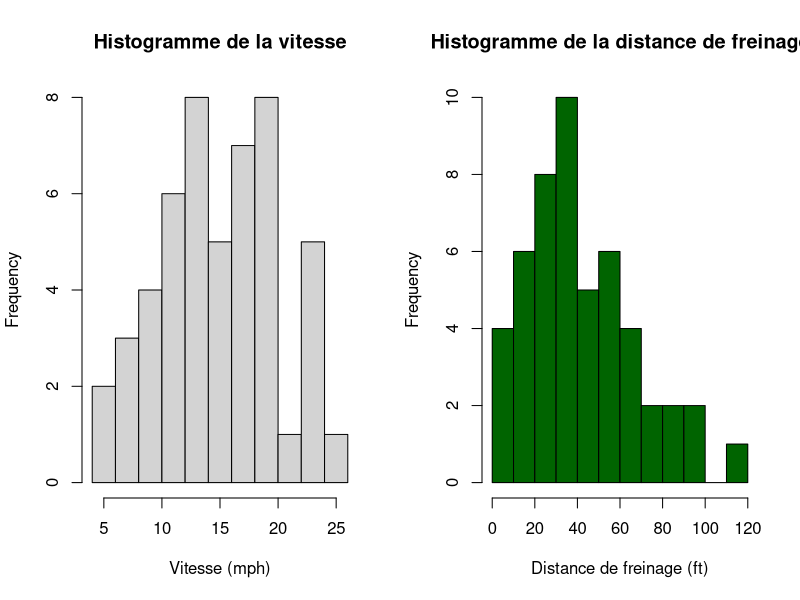
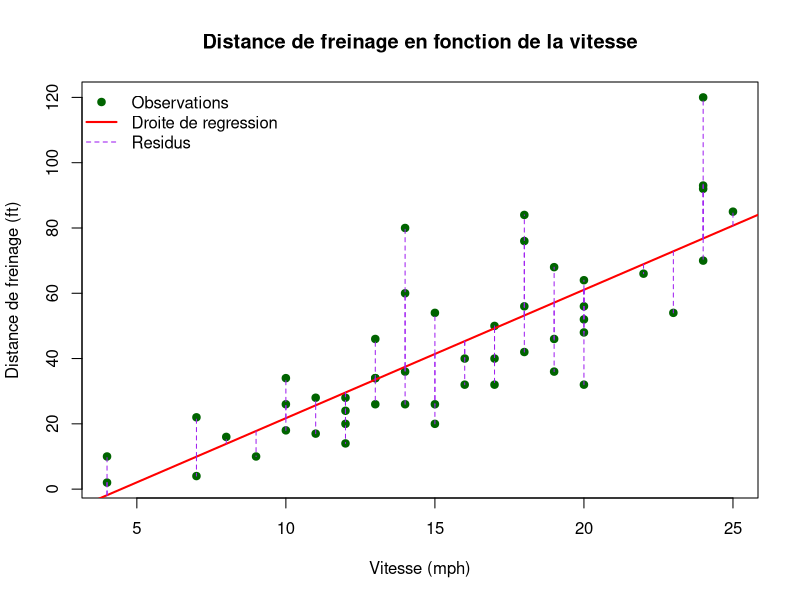
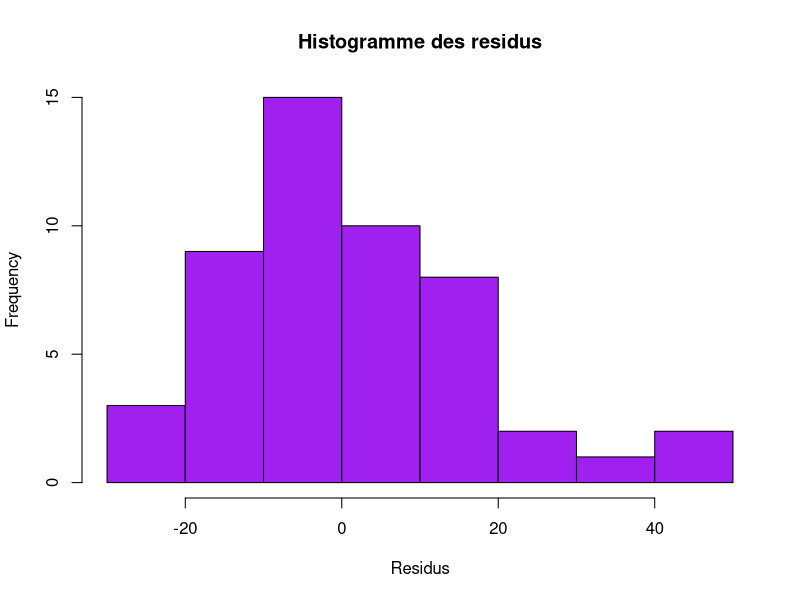
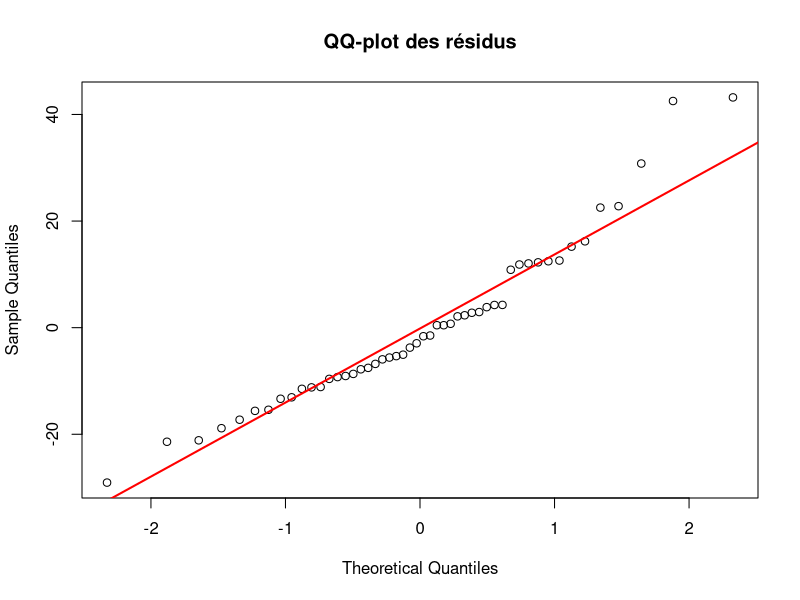
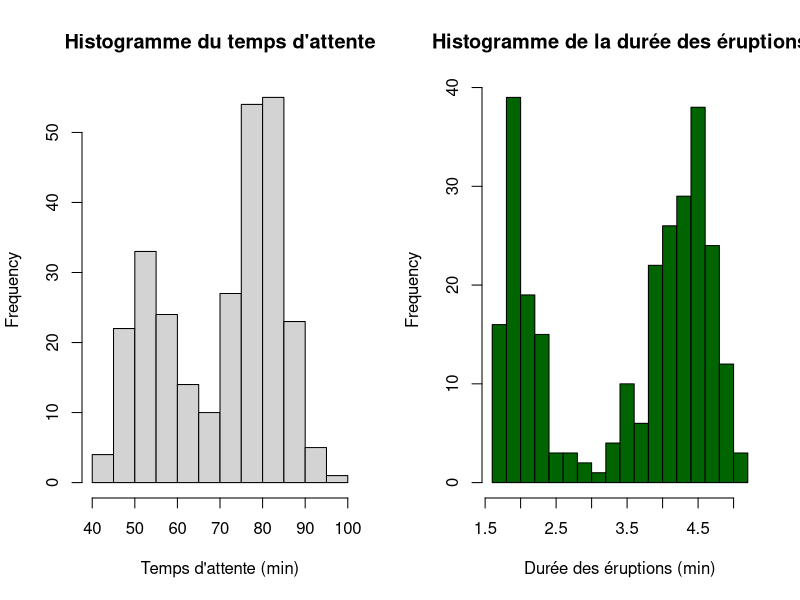
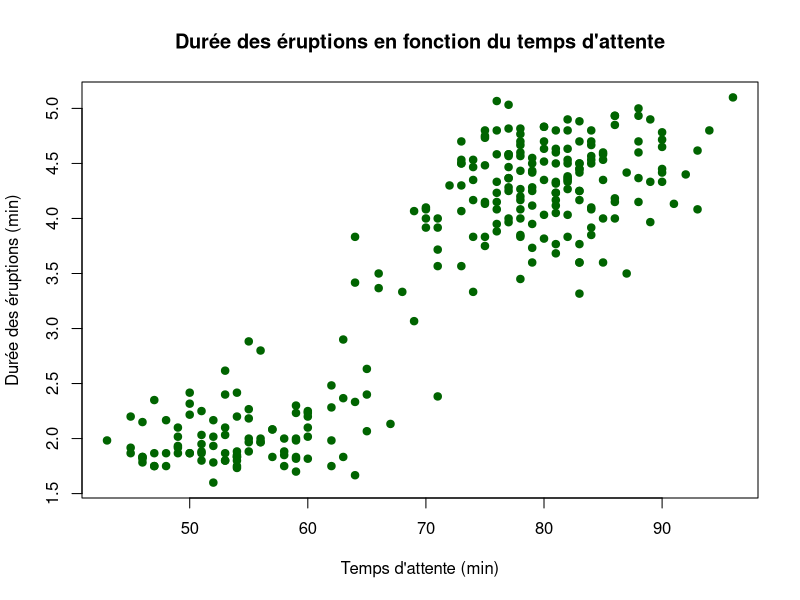
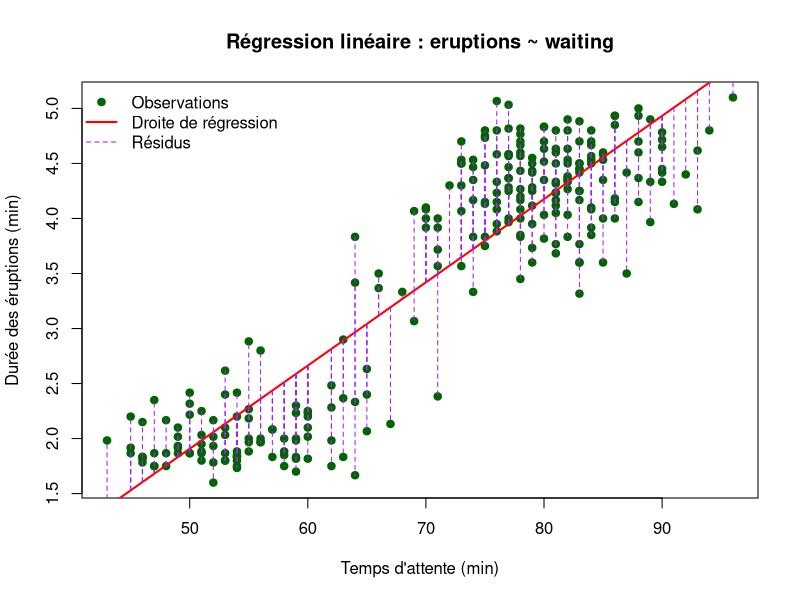
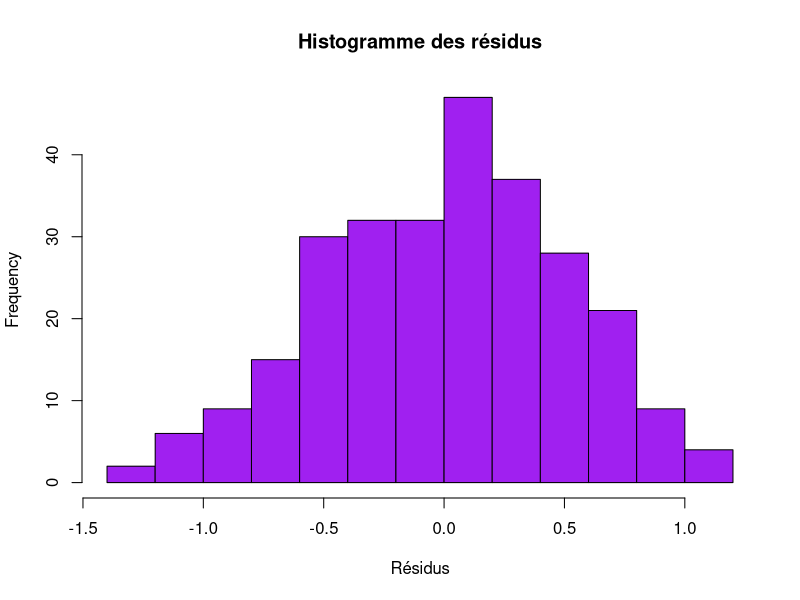

Reproduce these figures in R, in order.
# CORRECTION -- EXERCICE 1 : RÉGRESSION LINEAIRE SIMPLE ####
# 1. Chargement du jeu de donnees
data(cars)


# 2. Construction explicite du data frame de travail
df <- data.frame(
  speed = cars$speed,
  dist  = cars$dist
)


# 3. Statistique descriptive du jeu de donnees
str(df)
summary(df)

range(df$speed)
range(df$dist)
sd(df$speed)
sd(df$dist)
IQR(df$speed)
IQR(df$dist)


# 4. Histogrammes des variables
par(mfrow = c(1,2))
hist(df$speed,
     breaks = 10,
     main   = "Histogramme de la vitesse",
     xlab   = "Vitesse (mph)",
     col    = "lightgray")

hist(df$dist,
     breaks = 10,
     main   = "Histogramme de la distance de freinage",
     xlab   = "Distance de freinage (ft)",
     col    = "darkgreen")


# 5. Nuage de points : distance en fonction de la vitesse
par(mfrow = c(1,1))
plot(df$speed, df$dist,
     pch  = 19,
     col  = "darkgreen",
     xlab = "Vitesse (mph)",
     ylab = "Distance de freinage (ft)",
     main = "Distance de freinage en fonction de la vitesse")


# 6. Ajustement du modele de regression lineaire
model <- lm(dist ~ speed, data = df)


# 7. Resume global du modele
summary(model)

# Intervalles de confiance à 95 % des coefficients
confint(model, level = 0.95)

# 8. Visualisation : points, droite de regression et residus
# Droite de regression
abline(model, col = "red", lwd = 2)

# Residus (distances verticales a la droite)
segments(x0 = df$speed,
         y0 = fitted(model),
         x1 = df$speed,
         y1 = df$dist,
         col = "purple",
         lty = 2)

# Legende
legend("topleft",
       legend = c("Observations", "Droite de regression", "Residus"),
       col    = c("darkgreen", "red", "purple"),
       pch    = c(19, NA, NA),
       lty    = c(NA, 1, 2),
       lwd    = c(NA, 2, 1),
       bty    = "n")


# 9. Analyse des residus
res <- residuals(model)

hist(res,
     breaks = 10,
     main   = "Histogramme des residus",
     xlab   = "Residus",
     col    = "purple")

# Verification du centrage des residus
mean(res)

# Test de Student : moyenne des résidus nulle ?
t.test(res, mu = 0)

# Diagnostic pour vérifier la normalité: QQ-plot
qqnorm(res, main = "QQ-plot des résidus")
qqline(res, col = "red", lwd = 2)


# ---------- FIN Exercice 1 ----------



# CORRECTION -- EXERCICE 2 : RÉGRESSION LINÉAIRE SIMPLE ####
# Jeu de données : faithful

# 1. Chargement du jeu de données
data(faithful)

# Construction explicite du data frame de travail
df <- data.frame(
  waiting   = faithful$waiting,
  eruptions = faithful$eruptions
)

head(df)

# 2. Statistique descriptive du jeu de données
str(df)
summary(df)

# Histogrammes des variables
par(mfrow = c(1, 2))

hist(df$waiting,
     breaks = 15,
     main   = "Histogramme du temps d'attente",
     xlab   = "Temps d'attente (min)",
     col    = "lightgray")

hist(df$eruptions,
     breaks = 15,
     main   = "Histogramme de la durée des éruptions",
     xlab   = "Durée des éruptions (min)",
     col    = "darkgreen")

# 3. Visualisation bivariée : scatter plot
par(mfrow = c(1, 1))

plot(df$waiting, df$eruptions,
     pch  = 19,
     col  = "darkgreen",
     xlab = "Temps d'attente (min)",
     ylab = "Durée des éruptions (min)",
     main = "Durée des éruptions en fonction du temps d'attente")

# 4. Ajustement du modèle de régression linéaire
model <- lm(eruptions ~ waiting, data = df)

# Résumé global du modèle
summary(model)

# 5. Intervalles de confiance à 95 % des coefficients
confint(model, level = 0.95)

# 6. Visualisation : points, droite de régression et résidus
plot(df$waiting, df$eruptions,
     pch  = 19,
     col  = "darkgreen",
     xlab = "Temps d'attente (min)",
     ylab = "Durée des éruptions (min)",
     main = "Régression linéaire : eruptions ~ waiting")

# Droite de régression
abline(model, col = "red", lwd = 2)

# Résidus (distances verticales à la droite)
segments(x0 = df$waiting,
         y0 = fitted(model),
         x1 = df$waiting,
         y1 = df$eruptions,
         col = "purple",
         lty = 2)

# Légende
legend("topleft",
       legend = c("Observations", "Droite de régression", "Résidus"),
       col    = c("darkgreen", "red", "purple"),
       pch    = c(19, NA, NA),
       lty    = c(NA, 1, 2),
       lwd    = c(NA, 2, 1),
       bty    = "n")

# 7. Analyse des résidus
res <- residuals(model)

# Histogramme des résidus
hist(res,
     breaks = 15,
     main   = "Histogramme des résidus",
     xlab   = "Résidus",
     col    = "purple")

# Vérification du centrage des résidus
mean(res)

# Test de Student : moyenne des résidus nulle ?
t.test(res, mu = 0)

# Diagnostic de normalité : QQ-plot
qqnorm(res, main = "QQ-plot des résidus")
qqline(res, col = "red", lwd = 2)

# ---------- FIN Exercice 2 ----------